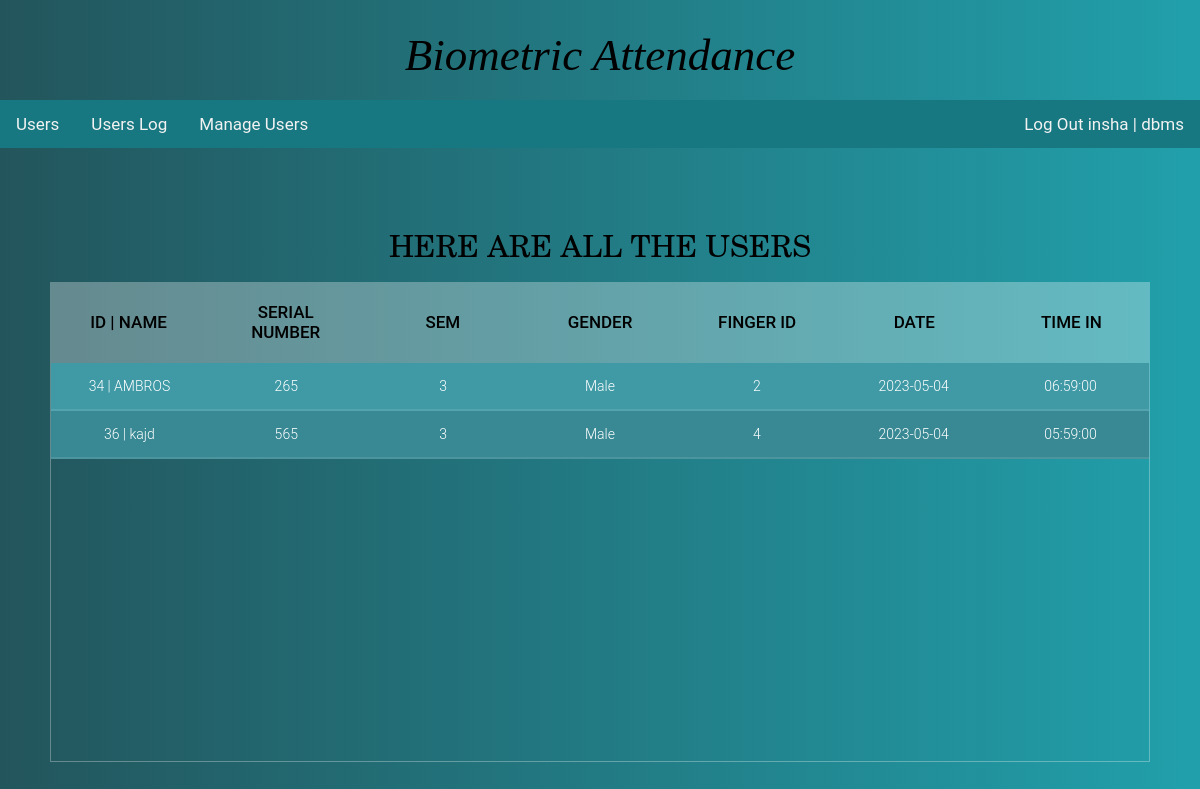
Page /index1.php (signed in) on the committed database.
### tables this page shows
CREATE TABLE `users` (
  `id` int(11) NOT NULL,
  `username` varchar(100) NOT NULL,
  `serialnumber` double NOT NULL,
  `year` int(1) NOT NULL,
  `gender` varchar(10) NOT NULL,
  `email` varchar(50) NOT NULL,
  `fingerprint_id` int(11) NOT NULL,
  `fingerprint_select` tinyint(1) NOT NULL DEFAULT 0,
  `user_date` date NOT NULL,
  `time_in` time NOT NULL,
  `del_fingerid` tinyint(1) NOT NULL DEFAULT 0,
  `add_fingerid` tinyint(1) NOT NULL DEFAULT 0
);

### index1.php (the view, shortened to what this page needs)
<!DOCTYPE html>
<html>
<head>
<link rel="stylesheet" type="text/css" href="css/Users.css">
</head>
<body>
<?php include'header.php'; ?>
<main>
  <section>
  <h1 class="slideInDown animated">Here are all the Users</h1>
  <div class="tbl-header slideInRight animated">
    <table cellpadding="0" cellspacing="0" border="0">
      <thead>
        <tr>
          <th>ID | Name</th>
          <th>Serial Number</th>
          <th>Sem</th>
          <th>Gender</th>
          <th>Finger ID</th>
          <th>Date</th>
          <th>Time In</th>
        </tr>
      </thead>
    </table>
  </div>
  <div class="tbl-content slideInRight animated">
    <table cellpadding="0" cellspacing="0" border="0">
      <tbody>
        <?php
          require'connectDB.php';
           $fyear = $_SESSION['sem'];
            $sql = "SELECT * FROM users WHERE NOT username='' AND year=".$fyear." ORDER BY fingerprint_id";
            $result = mysqli_stmt_init($conn);
            if (!mysqli_stmt_prepare($result, $sql)) {
                echo '<p class="error">SQL Error</p>';
            }
            else{
              mysqli_stmt_execute($result);
                $resultl = mysqli_stmt_get_result($result);
              if (mysqli_num_rows($resultl) > 0){
                  while ($row = mysqli_fetch_assoc($resultl)){
          ?>
                      <TR>
                      <TD><?php echo $row['id']; echo" | "; echo $row['username'];?></TD>
                      <TD><?php echo $row['serialnumber'];?></TD>
                      <TD><?php echo $row['year'];?></TD>
                      <TD><?php echo $row['gender'];?></TD>
                      <TD><?php echo $row['fingerprint_id'];?></TD>
                      <TD><?php echo $row['user_date'];?></TD>
                      <TD><?php echo $row['time_in'];?></TD>
                      </TR>
        <?php
                }
            }
          }
        ?>
      </tbody>
    </table>
  </div>
</section>
</main>
</body>
</html>

### header.php (shortened to what this page needs)
<head>
<link rel="stylesheet" href="https://cdnjs.cloudflare.com/ajax/libs/font-awesome/4.7.0/css/font-awesome.min.css">
<link rel="stylesheet" type="text/css" href="css/header.css">
</head>
<header>
<div class="header">
	<div class="logo">
		<a href="index.php">Biometric Attendance</a>
	</div>
</div>
<div class="topnav" id="myTopnav">
		<div class="list-lf">
		<a href="index1.php">Users</a>
		<a href="UsersLog.php">Users Log</a>
		<a href="ManageUsers.php">Manage Users</a>
	</div>
	<div class="list-rt">
		<a href="logout.php">Log Out <?php echo $_SESSION['user']." | ".$_SESSION['sub'];  ?></a>
	</div>
</div>
</header>

### css/Users.css (style rules this page uses)
h1 { font-size: 30px; color: #000; text-transform: uppercase; font-weight: 300; font-family: New Century Schoolbook, TeX Gyre Schola, serif; text-align: center; margin-bottom: 15px; }
table { width:100%; table-layout: fixed; }
.tbl-header { background-color: rgba(255,255,255,0.3); }
.tbl-content { height:400px; overflow-x:auto; margin-top: 0px; border: 1px solid rgba(255,255,255,0.3); }
th { padding: 20px 15px; text-align: center; font-weight: 500; font-size: 17px; color: #000; text-transform: uppercase; }
td { padding: 15px; text-align: center; vertical-align:middle; font-weight: 300; font-size: 14px; color: #fff; border-bottom: solid 2px rgba(255,255,255,0.1); }
section { margin: 50px; }
section { overflow-x:hidden; }
.slideInRight { animation-name: slideInRight; }
.slideInDown { animation-name: slideInDown; }
.animated { animation-duration: 1s; animation-fill-mode: both; }

### css/header.css (style rules this page uses)
* { text-decoration: none; box-sizing: border-box; }
body { background: -webkit-linear-gradient(left, #0e251f, #21a0ab); background: linear-gradient(to right, #23555c, #21a0ab); font-family: 'Roboto', sans-serif; margin: 0; font-size: 15px; }
header, main { width: 100%; display: block; margin: 0 auto; }
.header { padding: 5px; width: 100%; height: 100px; }
.logo a { text-decoration: none; font-family: Luminari, fantasy; font-size: 45px; color: #000000; font-style: italic; text-align: center; vertical-align: middle; line-height: 100px; display: block; }
.topnav { overflow: hidden; background-color: #187881; display: flex; grid-column: 1fr 1fr; justify-content: space-between; align-items: baseline; justify-items: end; }
.topnav a { float: left; display: block; color: #f2f2f2; text-align: center; padding: 14px 16px; text-decoration: none; font-size: 17px; }
tbody tr:nth-child(even) { background-color: #388994; }
tbody tr:nth-child(odd) { background-color: #3f9aa6; }

### rows in the picture
users: id "34", username "AMBROS", serialnumber "265", year "3", gender "Male", fingerprint "2", user_date "2023-05-04", time_in "06:59:00"
users: id "36", username "kajd", serialnumber "565", year "3", gender "Male", fingerprint "4", user_date "2023-05-04", time_in "05:59:00"

### other values in the picture
$_SESSION['user'] "insha"
$_SESSION['sub'] "dbms"
